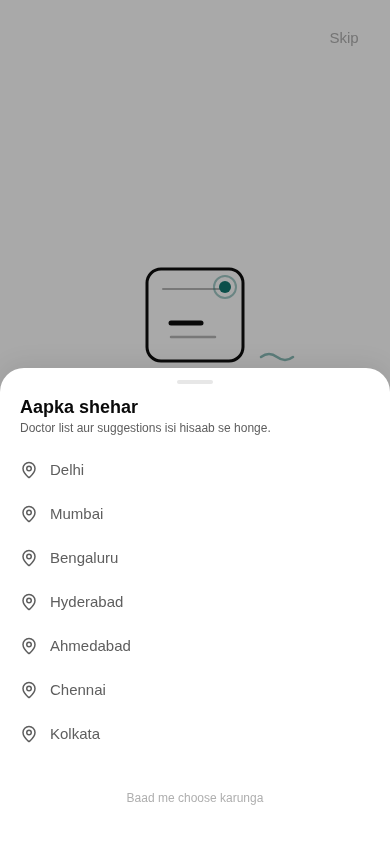
#> input picture evidence/apk-b1-07-city-picker.png, 390 x 844 px
$ python home3d-bundle.py ../evidence/apk-b1-07-city-picker.png ../evidence/apk-b1-12-suggest-rows-per-chip.png 5 5
#> lines starting #> are read from the running program, lines starting #| are printed output that depends on the picture
#!/usr/bin/env python3
"""P1 bundler: transparentize -> trim -> @2x/@3x exports -> quantize <=40KB -> manifest."""
from PIL import Image
import json, sys, os
from collections import deque

def transparentize(im, tol=34, soft_tol=44):
#> called with tol = 34, soft_tol = 44
    im = im.convert('RGBA')
    px = im.load(); W, H = im.size
#> after `W, H = im.size`: W = 390; H = 844
    # adaptive: corner median color (handles white OR pale-teal/light-lavender backdrops)
    corners = [px[2,2], px[W-3,2], px[2,H-3], px[W-3,H-3]]
#> corners = [(169, 169, 169, 255), (169, 169, 169, 255), (255, 255, 255, 255), (255, 255, 255, 255)]
    rs = sorted(c[0] for c in corners); gs = sorted(c[1] for c in corners); bs = sorted(c[2] for c in corners)
#> after `rs = sorted((c[0] for c in corners))`: rs = [169, 169, 255, 255]
#> after `gs = sorted((c[1] for c in corners))`: gs = [169, 169, 255, 255]
#> after `bs = sorted((c[2] for c in corners))`: bs = [169, 169, 255, 255]
    ref = (rs[2], gs[2], bs[2])
#> ref = (255, 255, 255)
    def near(p, t):
        return abs(p[0]-ref[0]) <= t and abs(p[1]-ref[1]) <= t and abs(p[2]-ref[2]) <= t
    visited = [[False]*W for _ in range(H)]
    dq = deque()
    for x in range(W):
        for y in (0, H-1):
            if near(px[x, y], tol): dq.append((x, y)); visited[y][x] = True
    for y in range(H):
        for x in (0, W-1):
            if near(px[x, y], tol) and not visited[y][x]: dq.append((x, y)); visited[y][x] = True
#> after the loop, visited = 844 items
    bg = [[False]*W for _ in range(H)]
#> bg = 844 items
    while dq:
        x, y = dq.popleft()
        bg[y][x] = True
        for dx, dy in ((1,0),(-1,0),(0,1),(0,-1)):
            nx, ny = x+dx, y+dy
            if 0 <= nx < W and 0 <= ny < H and not visited[ny][nx] and near(px[nx, ny], tol):
                visited[ny][nx] = True; dq.append((nx, ny))
    for y in range(H):
        for x in range(W):
            if bg[y][x]:
                px[x, y] = (255, 255, 255, 0)
            elif px[x, y][3] > 0 and near(px[x, y], soft_tol):
                px[x, y] = (*px[x, y][:3], 90)
    return im

def trim(im, pad_frac=0.03):
#> called with pad_frac = 0.03
    bbox = im.getbbox()
#> bbox = (0, 0, 390, 805)
    if not bbox: return im
    x0, y0, x1, y1 = bbox
#> x0 = 0; y0 = 0; x1 = 390; y1 = 805
    w, h = x1-x0, y1-y0
#> w = 390; h = 805
    pad = int(max(w, h) * pad_frac)
#> pad = 24
    return im.crop((max(0, x0-pad), max(0, y0-pad), x1+pad, y1+pad))
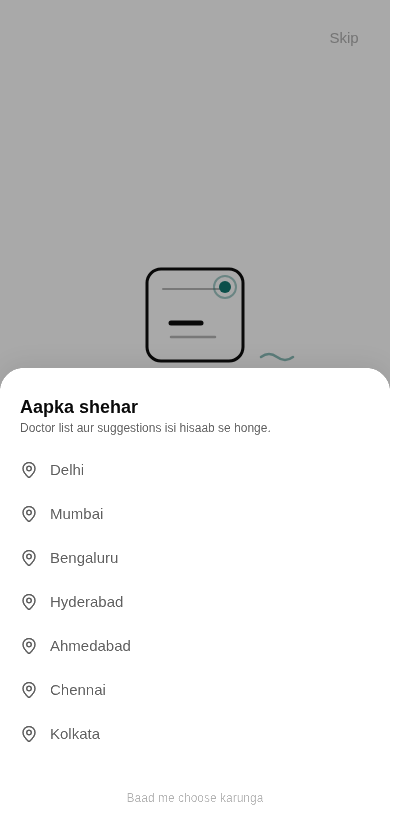
#> returned value: PIL image 414x829 RGBA; mean R, G, B, A 201.7, 201.7, 201.7, 110.5; transparent parts drawn white

def quantize_under(im, budget=40*1024):
    # Save RGBA direct first. Only if OVER budget: cascade RGB-only adaptive
    # palette quantize (256 -> 128 -> 96 -> 64 colors) + optionally binarized
    # alpha, merging the ORIGINAL alpha (or its binarization) back separately —
    # the SAFE method (RGBA->P FASTOCTREE mangles channels, measured on the
    # shield; this RGB path verified: doctor @3x maxdiff 10 @256c, banding
    # p95 ~14 @64c — fine at 64dp app size).
    import io
    im = im.convert('RGBA')
    buf = io.BytesIO()
    im.save(buf, 'PNG', optimize=True)
    if buf.tell() <= budget:
        return im, 0
    for colors in (256, 128, 96, 64):
        alpha = im.split()[3]
        q = im.convert('RGB').convert('P', palette=Image.ADAPTIVE, colors=colors).convert('RGB')
        qa = Image.merge('RGBA', (*q.split(), alpha))
        b2 = io.BytesIO()
        qa.save(b2, 'PNG', optimize=True)
        if b2.tell() <= budget:
            return qa, colors
        # retry with binarized alpha (soft AA edges carry entropy)
        ab = alpha.point(lambda v: 255 if v >= 140 else 0)
        qb = Image.merge('RGBA', (*q.split(), ab))
        b3 = io.BytesIO()
        qb.save(b3, 'PNG', optimize=True)
        if b3.tell() <= budget:
            return qb, colors
    return qa, colors

if __name__ == '__main__':
    src, name, w2x, w3x = sys.argv[1], sys.argv[2], int(sys.argv[3]), int(sys.argv[4])
    im = transparentize(Image.open(src))
    im = trim(im)
    aspect = im.size[1] / im.size[0]
#> aspect = 2
    out_dir = 'assets/images/home3d'
    os.makedirs(out_dir, exist_ok=True)
    manifest_path = f'{out_dir}/home3d-manifest.json'
    manifest = json.load(open(manifest_path)) if os.path.exists(manifest_path) else {}
    entries = {}
    for scale, w in (('2x', w2x), ('3x', w3x)):
        h = round(w * aspect)
        r = im.resize((w, h), Image.LANCZOS)
        q, sz = quantize_under(r)
        p = f'{out_dir}/{name}@{scale}.png'
        q.save(p, optimize=True)
        entries[scale] = {"file": f'{name}@{scale}.png', "w": w, "h": h, "bytes": os.path.getsize(p)}
        print(f'{p}: {w}x{h} {os.path.getsize(p)} bytes')
#> this loop made 2 passes
#> sz on passes 1 to 2: 0, 0
#> after the loop, entries = 2 items
    manifest[name] = {"aspect": round(aspect, 4), "source": os.path.basename(src), "variants": entries}
    json.dump(manifest, open(manifest_path, 'w'), indent=2)
    print(f'manifest updated: {name}')

$ run again, on evidence/apk-b1-13-doctor-recap-sheet.png
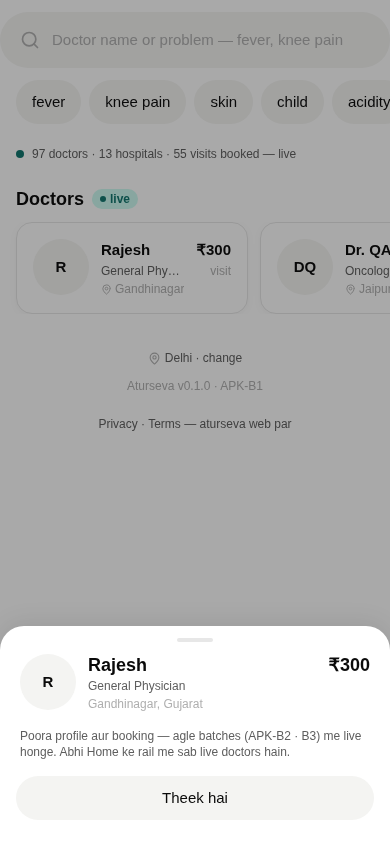
#> input picture evidence/apk-b1-13-doctor-recap-sheet.png, 390 x 844 px
#> corners = [(169, 169, 169, 255), (169, 169, 169, 255), (255, 255, 255, 255), (255, 255, 255, 255)]
#> rs = [169, 169, 255, 255]
#> ref = (255, 255, 255)
#> after the loop in transparentize, `for y in range(H):`: visited = 844 items
#> bbox = (0, 0, 390, 803)
#> x0 = 0; x1 = 390; y1 = 803
#> in trim, `w, h = x1-x0, y1-y0`: w = 390; h = 803
#> pad = 24
#> in trim, `return im.crop((max(0, x0-pad), max(0, y0-pad), x1+pad, y1+pad))`:
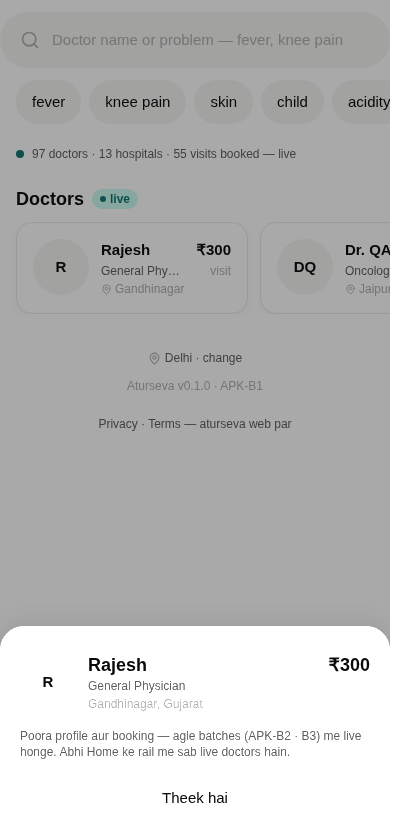
#> returned value: PIL image 414x827 RGBA; mean R, G, B, A 174.7, 174.8, 174.6, 185.1; transparent parts drawn white
#> the loop `for scale, w in (('2x', w2x), ('3x', w3x)):` made 2 passes
#> sz on passes 1 to 2: 0, 0
#> after the loop `for scale, w in (('2x', w2x), ('3x', w3x)):`: entries = 2 items

$ run again, on evidence/apk-b1-17-home-390-full.png
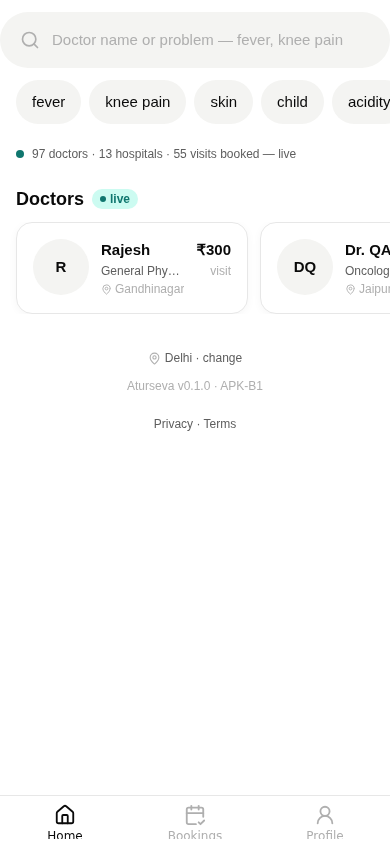
#> input picture evidence/apk-b1-17-home-390-full.png, 390 x 844 px
#> corners = [(255, 255, 255, 255), (255, 255, 255, 255), (255, 255, 255, 255), (255, 255, 255, 255)]
#> rs = [255, 255, 255, 255]
#> ref = (255, 255, 255)
#> after the loop in transparentize, `for y in range(H):`: visited = 844 items
#> the loop in transparentize, `while dq:` made 319732 passes
#> (x, y) on passes 1 to 3: (0, 0), (0, 843), (1, 0)
#> bbox = (16, 32, 390, 839)
#> x0 = 16; y0 = 32; x1 = 390; y1 = 839
#> in trim, `w, h = x1-x0, y1-y0`: w = 374; h = 807
#> pad = 24
#> in trim, `return im.crop((max(0, x0-pad), max(0, y0-pad), x1+pad, y1+pad))`:
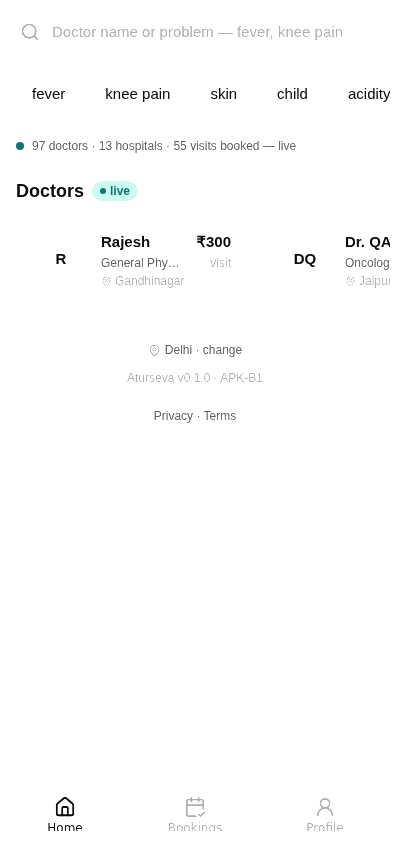
#> returned value: PIL image 414x855 RGBA; mean R, G, B, A 232.3, 232.4, 232.4, 5.9; transparent parts drawn white
#> the loop `for scale, w in (('2x', w2x), ('3x', w3x)):` made 2 passes
#> sz on passes 1 to 2: 0, 0
#> after the loop `for scale, w in (('2x', w2x), ('3x', w3x)):`: entries = 2 items

$ run again, on evidence/apk-b1-19-bookings-390.png
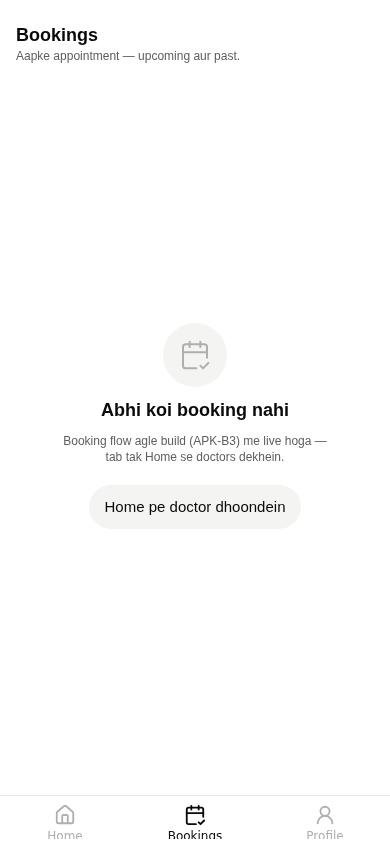
#> input picture evidence/apk-b1-19-bookings-390.png, 390 x 844 px
#> corners = [(255, 255, 255, 255), (255, 255, 255, 255), (255, 255, 255, 255), (255, 255, 255, 255)]
#> rs = [255, 255, 255, 255]
#> ref = (255, 255, 255)
#> after the loop in transparentize, `for y in range(H):`: visited = 844 items
#> the loop in transparentize, `while dq:` made 321901 passes
#> (x, y) on passes 1 to 3: (0, 0), (0, 843), (1, 0)
#> bbox = (16, 28, 343, 839)
#> x0 = 16; y0 = 28; x1 = 343; y1 = 839
#> in trim, `w, h = x1-x0, y1-y0`: w = 327; h = 811
#> pad = 24
#> in trim, `return im.crop((max(0, x0-pad), max(0, y0-pad), x1+pad, y1+pad))`:
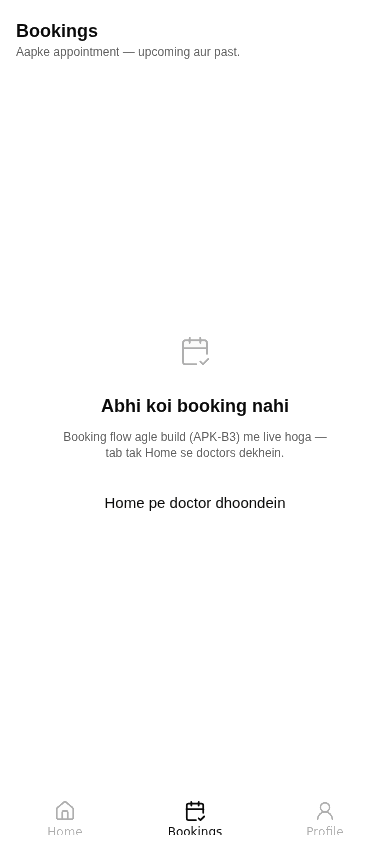
#> returned value: PIL image 367x859 RGBA; mean R, G, B, A 246.6, 246.6, 246.6, 5.2; transparent parts drawn white
#> the loop `for scale, w in (('2x', w2x), ('3x', w3x)):` made 2 passes
#> sz on passes 1 to 2: 0, 0
#> after the loop `for scale, w in (('2x', w2x), ('3x', w3x)):`: entries = 2 items
